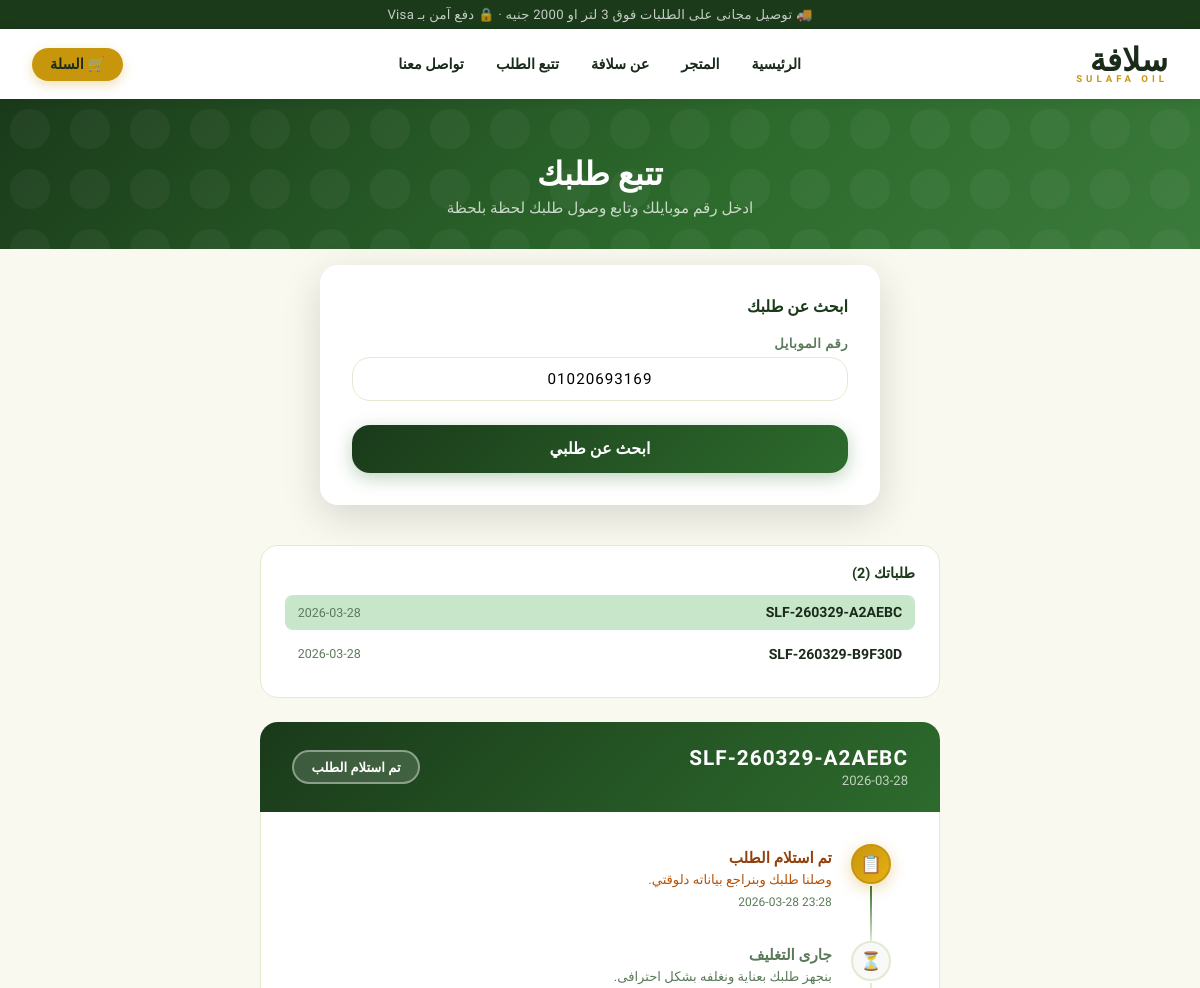
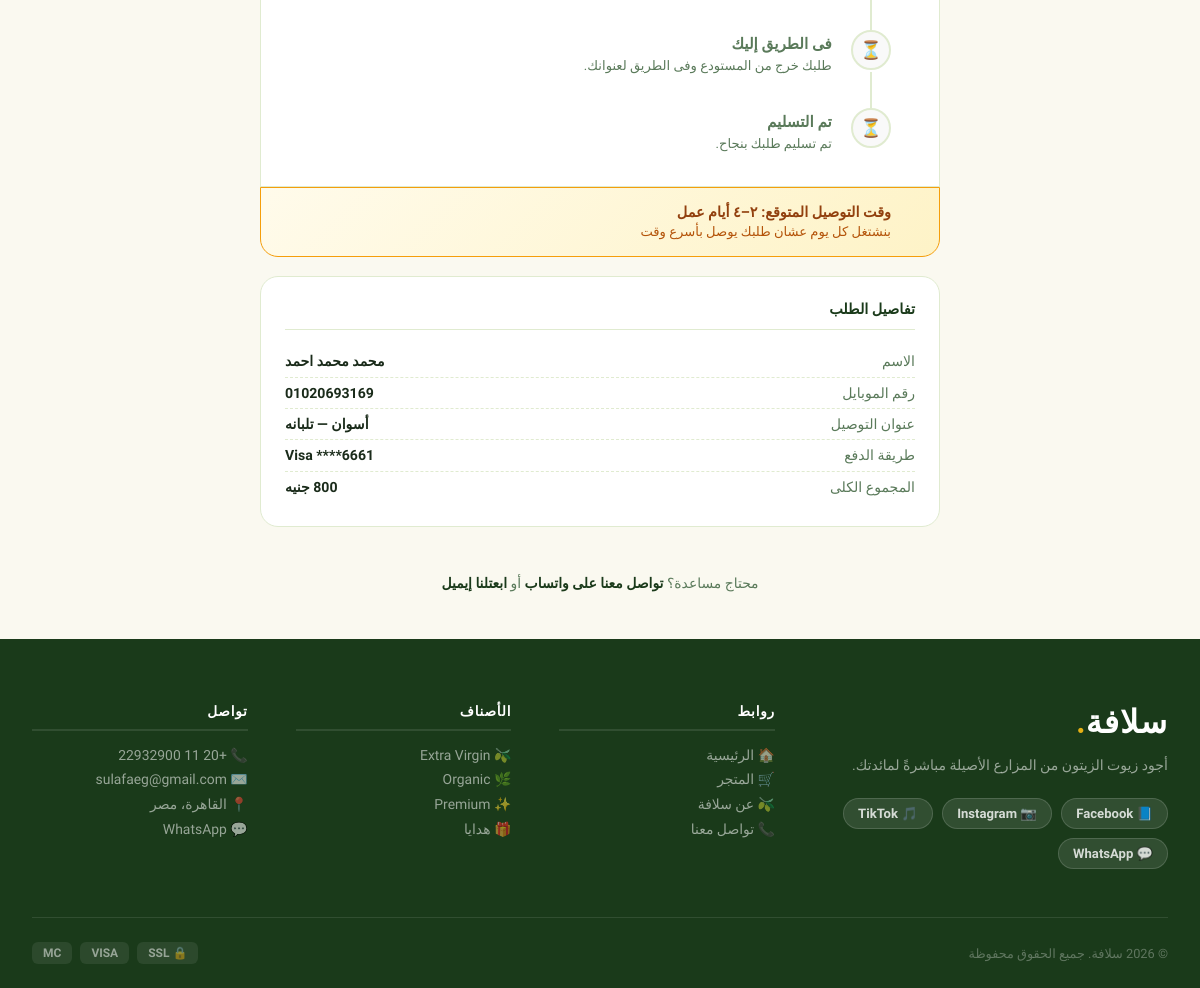
Before: /track?order_number=SLF-260329-F51283&phone=01020693169 with the older database file (2 pictures, top to bottom).
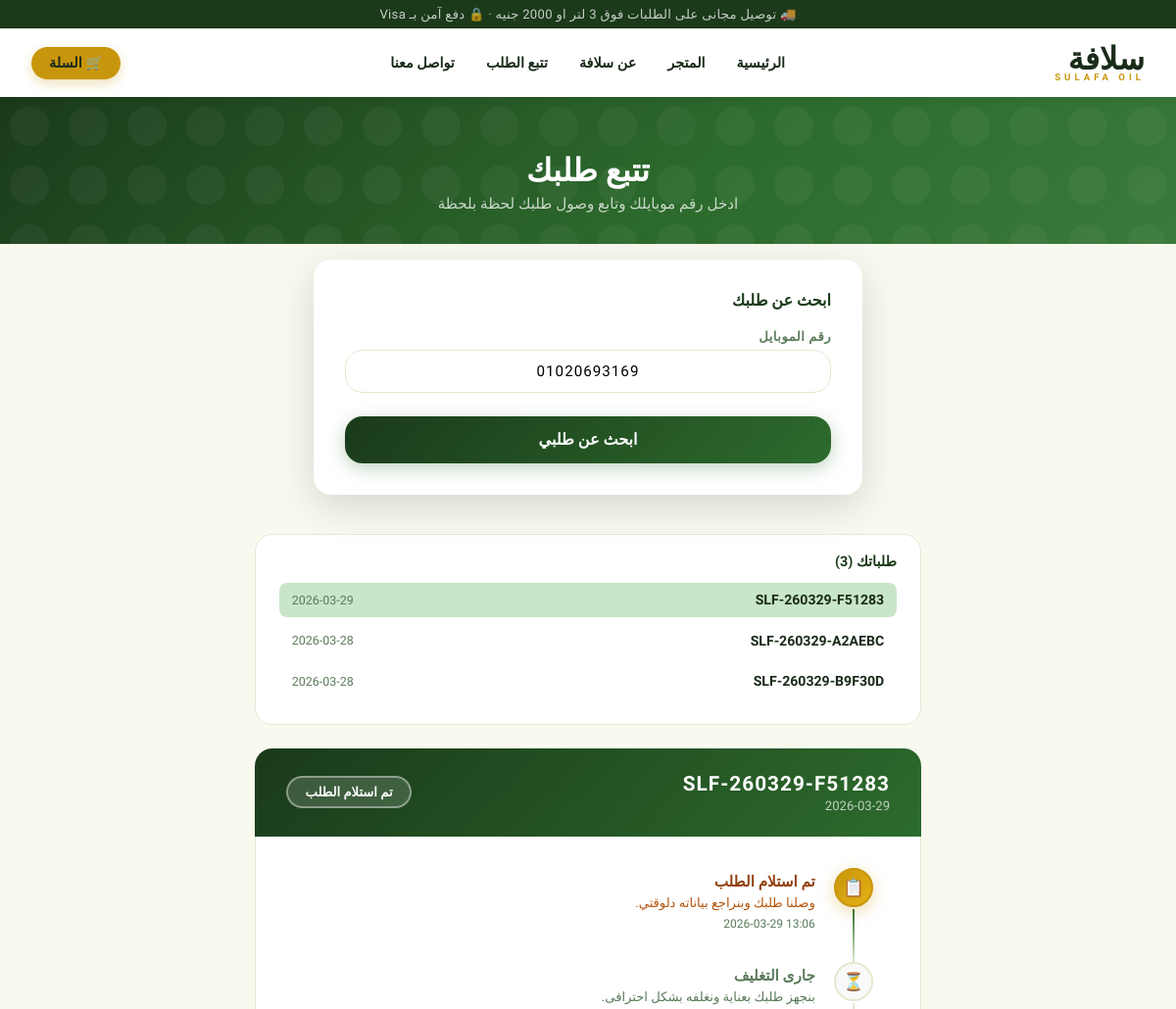
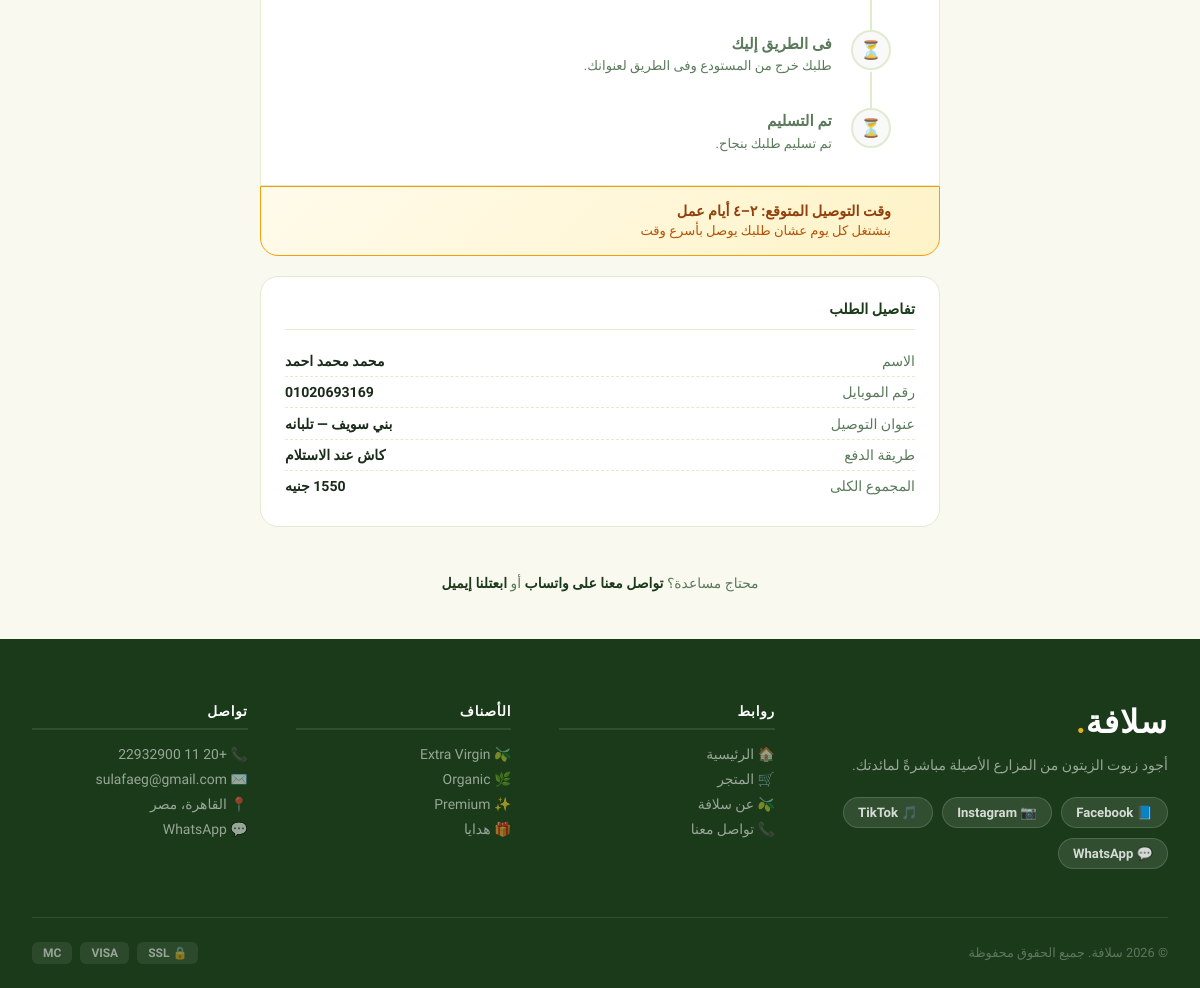
After: the same page with the newer database file (2 pictures, top to bottom).
### tables this page shows
CREATE TABLE orders (
            id INTEGER PRIMARY KEY AUTOINCREMENT,
            order_number TEXT,
            full_name TEXT, phone TEXT, city TEXT, address TEXT,
            total REAL, tax REAL, grand_total REAL,
            card_last4 TEXT, status TEXT DEFAULT 'confirmed',
            lang TEXT DEFAULT 'ar',
            created_at TEXT DEFAULT CURRENT_TIMESTAMP
        , payment_method TEXT DEFAULT 'card', shipping REAL DEFAULT 0, postal TEXT DEFAULT NULL);

### app.py (the view)
@app.route('/track')
def track():
    phone        = request.args.get('phone', '').strip()
    order_number = request.args.get('order_number', '').strip()
    s            = get_all_settings()
    if not phone:
        return render_template('track.html', order=None, orders=None, error=False, s=s, lang=get_lang())
    conn   = get_db()
    orders = conn.execute(
        'SELECT * FROM orders WHERE phone=? ORDER BY id DESC',
        (phone,)
    ).fetchall()
    if not orders:
        return render_template('track.html', order=None, orders=None, error=True, s=s, lang=get_lang())
    if order_number:
        order = next((o for o in orders if o['order_number'] == order_number), orders[0])
    else:
        order = orders[0]
    return render_template('track.html', order=order, orders=orders, error=False, s=s, lang=get_lang())

### app.py (called while the page is built)
def get_db():#الهدف من الدالة دي هو انها ترجع اتصال بقاعدة البيانات SQLite لكل طلب بييجي للفلسك، وبتخزنه في g اللي هو مكان مخصص لتخزين البيانات الخاصة بكل طلب. لو مفيش اتصال موجود بالفعل في g، بيتم إنشاء اتصال جديد وربطه بيه. كمان بيتم تعيين row_factory علشان نقدر نوصل للبيانات باستخدام أسماء الأعمدة بدل من الفهارس.
    if 'db' not in g:
        g.db = sqlite3.connect(DB_PATH)
        g.db.row_factory = sqlite3.Row
    return g.db

def get_lang():#بترجع اللغة الحالية من الجلسة، أو 'ar' كافتراضي إذا ما تم تعيينها. ده بيستخدم لتحديد اللغة اللي هيتم عرض المحتوى بيها في الواجهة.
    return session.get('lang', 'ar')

def get_all_settings():#ثم بتجيب كل الإعدادات من جدول الإعدادات في قاعدة البيانات وترجعها كقاموس (dictionary) حيث المفاتيح هي أسماء الإعدادات والقيم هي القيم المرتبطة بيها. ده بيستخدم لما نحتاج نجيب كل الإعدادات مرة واحدة، زي ما بنعمل في context processor علشان نقدر نستخدمها في كل القوالب.
    rows = get_db().execute('SELECT key, value FROM settings').fetchall()
    return {r['key']: r['value'] for r in rows}

@app.context_processor
def inject_globals():#حقن كل الإعدادات واللغة الحالية في سياق القالب
    return dict(s=get_all_settings(), lang=get_lang())

### templates/track.html (shortened to what the changed rows need)
{% extends "base.html" %}
{% block body %}
<div class="trk-hero">
  <div class="wrap">
    <h1> تتبع طلبك</h1>
  </div>
</div>
<div class="co-pg" style="padding-top:2.5rem">
<div class="wrap">
  <div class="trk-search-wrap">
    <h2> ابحث عن طلبك</h2>
  </div>
  {% if orders and orders|length > 1 %}
  <div style="max-width:680px;margin:0 auto 1.5rem">
    <div style="background:#fff;border:1.5px solid var(--border);border-radius:var(--r-lg);padding:1.2rem 1.5rem">
      <h3 style="font-size:.9rem;font-weight:800;color:var(--dark-green);margin-bottom:.8rem">طلباتك ({{ orders|length }})</h3>
      {% for o in orders %}
      <a href="{{ url_for('track') }}?phone={{ request.args.get('phone','') }}&order_number={{ o['order_number'] }}"
         style="display:flex;justify-content:space-between;align-items:center;padding:.6rem .8rem;border-radius:8px;margin-bottom:.4rem;background:{% if o['order_number']==order['order_number'] %}var(--light-green){% else %}var(--pale){% endif %};text-decoration:none;color:var(--text)">
        <span style="font-weight:700;font-size:.88rem">{{ o['order_number'] }}</span>
        <span style="font-size:.78rem;color:var(--muted)">{{ o['created_at'][:10] }}</span>
      </a>
      {% endfor %}
    </div>
  </div>
  {% endif %}
  {% if order %}
  {% set st = order['status'] %}
  {% set stage_order = ['confirmed','packed','shipped','delivered'] %}
  {% set current_idx = stage_order.index(st) if st in stage_order else -1 %}
  <div class="trk-result">
    <div class="trk-header-card">
      <div>
        <div class="trk-order-num">{{ order['order_number'] }}</div>
        <div class="trk-order-date"> {{ order['created_at'][:10] }}</div>
      </div>
      <div class="trk-status-badge {% if st=='cancelled' %}cancelled{% elif st=='delivered' %}delivered{% endif %}">
        {% if st=='confirmed' %} تم استلام الطلب
        {% elif st=='packed' %} جارى التغليف
        {% elif st=='shipped' %} فى الطريق إليك
        {% elif st=='delivered' %} تم التسليم
        {% elif st=='cancelled' %} ملغى
        {% else %}{{ st }}{% endif %}
      </div>
    </div>
    <div class="trk-timeline-card">
      <div class="trk-timeline">
        {% if st == 'cancelled' %}
        <div class="trk-step cancelled-step">
          <div class="trk-ic"></div>
          <div class="trk-info">
            <h4>تم إلغاء الطلب</h4>
            <p>تم إلغاء طلبك — تواصل معنا لأى استفسار.</p>
          </div>
        </div>
        {% else %}
        {% set s1 = 'done' if current_idx >= 0 else 'pending-step' %}
        {% set s1 = 'active' if current_idx == 0 else s1 %}
        <div class="trk-step {{ s1 }}">
          <div class="trk-ic">
            {% if current_idx > 0 %}✅{% elif current_idx == 0 %}📋{% else %}⏳{% endif %}
          </div>
          <div class="trk-info">
            <h4>تم استلام الطلب</h4>
            <p>وصلنا طلبك وبنراجع بياناته دلوقتي.</p>
            {% if current_idx >= 0 %}
            <div class="trk-time">{{ order['created_at'][:16]|replace('T',' ') }}</div>
            {% endif %}
          </div>
        </div>
        {% set s2 = 'done' if current_idx > 1 else ('active' if current_idx == 1 else 'pending-step') %}
        <div class="trk-step {{ s2 }}">
          <div class="trk-ic">
            {% if current_idx > 1 %}✅{% elif current_idx == 1 %}📦{% else %}⏳{% endif %}
          </div>
          <div class="trk-info">
            <h4>جارى التغليف</h4>
            <p>بنجهز طلبك بعناية ونغلفه بشكل احترافى.</p>
          </div>
        </div>
        {% set s3 = 'done' if current_idx > 2 else ('active' if current_idx == 2 else 'pending-step') %}
        <div class="trk-step {{ s3 }}">
          <div class="trk-ic">
            {% if current_idx > 2 %}✅{% elif current_idx == 2 %}🚚{% else %}⏳{% endif %}
          </div>
          <div class="trk-info">
            <h4>فى الطريق إليك</h4>
            <p>طلبك خرج من المستودع وفى الطريق لعنوانك.</p>
          </div>
        </div>
        {% set s4 = 'done' if current_idx >= 3 else 'pending-step' %}
        <div class="trk-step {{ s4 }}">
          <div class="trk-ic">
            {% if current_idx >= 3 %}✅{% else %}⏳{% endif %}
          </div>
          <div class="trk-info">
            <h4>تم التسليم</h4>
            <p>تم تسليم طلبك بنجاح.</p>
          </div>
        </div>
        {% endif %}
      </div>
    </div>
    {% if st == 'cancelled' %}
    <div class="trk-eta cancelled-eta">
      <div class="trk-eta-icon"></div>
      <div class="trk-eta-text">
        <strong>الطلب ملغى</strong>
        <span>تواصل معنا على واتساب لو عندك أى استفسار</span>
      </div>
    </div>
    {% else %}
    <div class="trk-eta">
      <div class="trk-eta-text">
        <strong>وقت التوصيل المتوقع: ٢–٤ أيام عمل</strong>
        <span>بنشتغل كل يوم عشان طلبك يوصل بأسرع وقت</span>
      </div>
    </div>
    {% endif %}
    <div class="trk-details-card">
      <h3> تفاصيل الطلب</h3>
      <div class="trk-row"><span>الاسم</span><span>{{ order['full_name'] }}</span></div>
      <div class="trk-row"><span>رقم الموبايل</span><span>{{ order['phone'] }}</span></div>
      <div class="trk-row"><span>عنوان التوصيل</span><span>{{ order['city'] }} — {{ order['address'] }}</span></div>
      <div class="trk-row">
        <span>طريقة الدفع</span>
        <span>{% if order['payment_method']=='cod' %}كاش عند الاستلام{% else %}Visa ****{{ order['card_last4'] }}{% endif %}</span>
      </div>
      <div class="trk-row"><span>المجموع الكلى</span><span>{{ order['grand_total']|int }} جنيه</span></div>
    </div>
  </div>
  {% endif %}
</div>
</div>
{% endblock %}

Changed rows visible on the page:
added orders: order_number "SLF-260329-F51283", created_at "2026-03-29", created_at "2026-03-29 13:06", full_name "محمد محمد احمد", phone "01020693169", city "بني سويف", address "تلبانه", grand_total "1550"
shown differently, row unchanged: orders "SLF-260329-A2AEBC": card_last4 "6661" → (not shown)
Other visible differences:
{{ orders|length }}: "2" → "3"
{{ order['order_number'] }}: "SLF-260329-A2AEBC" → "SLF-260329-F51283"
{{ order['created_at'][:10] }}: "2026-03-28" → "2026-03-29"
{{ order['created_at'][:16]|replace('T',' ') }}: "2026-03-28 23:28" → "2026-03-29 13:06"
{{ order['city'] }}: "أسوان" → "بني سويف"
{{ order['grand_total']|int }}: "800" → "1550"
text no longer shown: "Visa ****"
text now shown: "كاش عند الاستلام"
